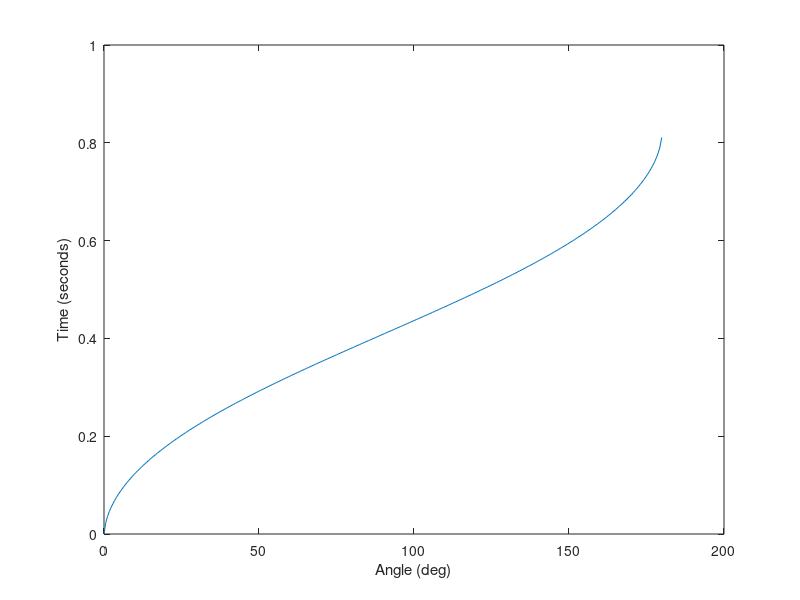

MATLAB code for this plot:
%{
    Author: Pranav Bajoria
    https://github.com/git-Pranav/Mech140_Matlab
    
    This is the solution to the question Numbered 3/354 from the Textbook
    Engineering Mechanics Dynamics by Meriam/Kraige, Seventh Edition,
    (Publisher: Wiley) as a part of the Mech140 course at Santa Clara
    University conducted by Dr. Mohammed Ayoubi.

    This script calculates the value of the time in seconds required for
    the angle of the pendulum to reach 90 degrees. It also plots the the
    time as a function of theta. Note that this time is not the linear time
    is the time taken to reach that value of theta. This is why time will
    be on the y-axis and theta on the x-axis. 

    This script assumes that the free body analysis of the forces is done
    and the equations are derived. This script is only meant as a solver
    and a demonstration of how to use the matlab built in integration function.
%}

%...System Properties...%
l  = 0.5;   % Length of pendulum in m
g  = 9.81;  % Acceleration due to gravity in m/s^2
v0 = 0.1;   % Initial velocity at theta = 0 in rad/s

fun = @(theta) (l./(sqrt(g.*sin(theta) + (v0^2))));%Attained from the free body diagram and then separating variables
t = integral(fun,0,pi/2);    % Evaluating the integral

%...Creating values for plotting
theta = 0:0.01:pi;
theta_deg = rad2deg(theta);

for i = 1:length(theta)
    time(i) = integral(fun,0,theta(i));
end
%...Output...%
disp([num2str(t),' seconds'])
plot(theta_deg,time)
xlabel('Angle (deg)');
ylabel('Time (seconds)');
